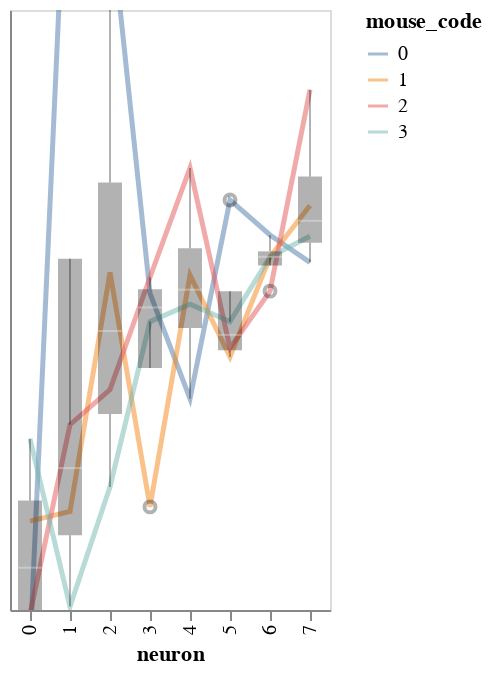

Here is the notebook cell this chart was saved with:
### Markdown cell above
## Plot data and posterior

### Code cell
# BayesWindow.plot_posteriors_slopes(df_both, y=f'{y} diff', x='neuron',color='mouse_code',title=y,hold_for_facet=False,add_box=False)


chart_d = visualization.plot_data(df=df_both, x='neuron', y=f'{y} diff', color='mouse_code')
chart_d

### Figure 1 — Vega-Lite specification as saved in the notebook (floating-point values rounded to 4 significant figures)
{"config": {"view": {"continuousWidth": 400, "continuousHeight": 300}}, "layer": [{"mark": {"type": "line", "clip": true, "fill": null, "opacity": 0.5, "size": 2.5}, "encoding": {"color": {"type": "nominal", "field": "mouse_code"}, "x": {"type": "ordinal", "field": "neuron"}, "y": {"type": "quantitative", "aggregate": "mean", "field": "isi diff", "scale": {"domain": [-0.0153, 0.008613], "zero": false}}}}, {"mark": {"type": "boxplot", "clip": true, "color": "black", "opacity": 0.3, "size": 12}, "encoding": {"x": {"type": "ordinal", "field": "neuron"}, "y": {"type": "quantitative", "axis": {"labels": false, "tickCount": 0, "title": ""}, "field": "isi diff", "scale": {"domain": [-0.0153, 0.008613], "zero": false}}}}], "data": {"name": "data-9469fe6c78bd54ff309923089a09e163"}, "$schema": "https://vega.github.io/schema/vega-lite/v4.8.1.json", "datasets": {"data-9469fe6c78bd54ff309923089a09e163": [{"neuron": 0, "mouse_code": 0, "lower interval": 0.2912, "higher interval": 0.9636, "mean interval": 0.558, "isi diff": -0.01681}, {"neuron": 0, "mouse_code": 1, "lower interval": 0.2912, "higher interval": 0.9636, "mean interval": 0.558, "isi diff": -0.01176}, {"neuron": 0, "mouse_code": 2, "lower interval": 0.2912, "higher interval": 0.9636, "mean interval": 0.558, "isi diff": -0.01547}, {"neuron": 0, "mouse_code": 3, "lower interval": 0.2912, "higher interval": 0.9636, "mean interval": 0.558, "isi diff": -0.008472}, {"neuron": 1, "mouse_code": 0, "lower interval": 0.1681, "higher interval": 0.8816, "mean interval": 0.4766, "isi diff": 0.01856}, {"neuron": 1, "mouse_code": 1, "lower interval": 0.1681, "higher interval": 0.8816, "mean interval": 0.4766, "isi diff": -0.01137}, {"neuron": 1, "mouse_code": 2, "lower interval": 0.1681, "higher interval": 0.8816, "mean interval": 0.4766, "isi diff": -0.007915}, {"neuron": 1, "mouse_code": 3, "lower interval": 0.1681, "higher interval": 0.8816, "mean interval": 0.4766, "isi diff": -0.01516}, {"neuron": 2, "mouse_code": 0, "lower interval": -0.08645, "higher interval": 0.4628, "mean interval": 0.1691, "isi diff": 0.0125}, {"neuron": 2, "mouse_code": 1, "lower interval": -0.08645, "higher interval": 0.4628, "mean interval": 0.1691, "isi diff": -0.001841}, {"neuron": 2, "mouse_code": 2, "lower interval": -0.08645, "higher interval": 0.4628, "mean interval": 0.1691, "isi diff": -0.006513}, {"neuron": 2, "mouse_code": 3, "lower interval": -0.08645, "higher interval": 0.4628, "mean interval": 0.1691, "isi diff": -0.01039}, {"neuron": 3, "mouse_code": 0, "lower interval": -0.2444, "higher interval": 0.2503, "mean interval": 0.007209, "isi diff": -0.00268}, {"neuron": 3, "mouse_code": 1, "lower interval": -0.2444, "higher interval": 0.2503, "mean interval": 0.007209, "isi diff": -0.01119}, {"neuron": 3, "mouse_code": 2, "lower interval": -0.2444, "higher interval": 0.2503, "mean interval": 0.007209, "isi diff": -0.002036}, {"neuron": 3, "mouse_code": 3, "lower interval": -0.2444, "higher interval": 0.2503, "mean interval": 0.007209, "isi diff": -0.003805}, {"neuron": 4, "mouse_code": 0, "lower interval": -0.5209, "higher interval": 0.05728, "mean interval": -0.2312, "isi diff": -0.006878}, {"neuron": 4, "mouse_code": 1, "lower interval": -0.5209, "higher interval": 0.05728, "mean interval": -0.2312, "isi diff": -0.001952}, {"neuron": 4, "mouse_code": 2, "lower interval": -0.5209, "higher interval": 0.05728, "mean interval": -0.2312, "isi diff": 0.002318}, {"neuron": 4, "mouse_code": 3, "lower interval": -0.5209, "higher interval": 0.05728, "mean interval": -0.2312, "isi diff": -0.003116}, {"neuron": 5, "mouse_code": 0, "lower interval": -0.8382, "higher interval": -0.1213, "mean interval": -0.4342, "isi diff": 0.001044}, {"neuron": 5, "mouse_code": 1, "lower interval": -0.8382, "higher interval": -0.1213, "mean interval": -0.4342, "isi diff": -0.005213}, {"neuron": 5, "mouse_code": 2, "lower interval": -0.8382, "higher interval": -0.1213, "mean interval": -0.4342, "isi diff": -0.004857}, {"neuron": 5, "mouse_code": 3, "lower interval": -0.8382, "higher interval": -0.1213, "mean interval": -0.4342, "isi diff": -0.003807}, {"neuron": 6, "mouse_code": 0, "lower interval": -0.9262, "higher interval": -0.2101, "mean interval": -0.5197, "isi diff": -0.0003537}, {"neuron": 6, "mouse_code": 1, "lower interval": -0.9262, "higher interval": -0.2101, "mean interval": -0.5197, "isi diff": -0.001229}, {"neuron": 6, "mouse_code": 2, "lower interval": -0.9262, "higher interval": -0.2101, "mean interval": -0.5197, "isi diff": -0.002591}, {"neuron": 6, "mouse_code": 3, "lower interval": -0.9262, "higher interval": -0.2101, "mean interval": -0.5197, "isi diff": -0.001222}, {"neuron": 7, "mouse_code": 0, "lower interval": -1.01, "higher interval": -0.1604, "mean interval": -0.6142, "isi diff": -0.001445}, {"neuron": 7, "mouse_code": 1, "lower interval": -1.01, "higher interval": -0.1604, "mean interval": -0.6142, "isi diff": 0.0008235}, {"neuron": 7, "mouse_code": 2, "lower interval": -1.01, "higher interval": -0.1604, "mean interval": -0.6142, "isi diff": 0.005436}, {"neuron": 7, "mouse_code": 3, "lower interval": -1.01, "higher interval": -0.1604, "mean interval": -0.6142, "isi diff": -0.0004006}]}}
